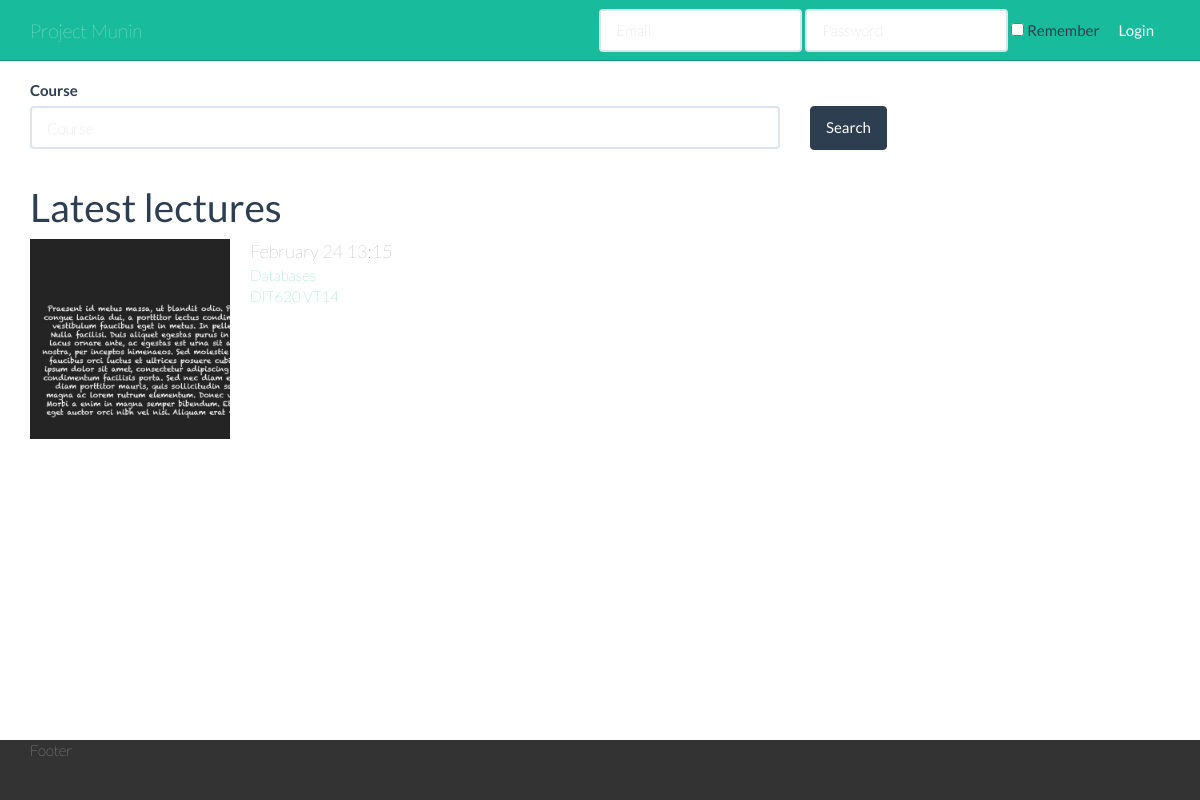
The page / on the database its author committed.
### tables this page shows
CREATE TABLE lectures
(
	finished BOOLEAN NOT NULL,
	time DATETIME NOT NULL,
	course_code VARCHAR(255) NOT NULL,
	course_period VARCHAR(255) NOT NULL,
	lecture_hall_name VARCHAR(255) NOT NULL,
	id INT NOT NULL AUTO_INCREMENT,
	PRIMARY KEY(id),
	FOREIGN KEY(course_code,course_period) REFERENCES courses(code,period),
	FOREIGN KEY(lecture_hall_name) REFERENCES lecture_halls(name)
);

CREATE TABLE lecture_notes
(
	image VARCHAR(255) NOT NULL,
	time DATETIME NOT NULL,
	processed BOOLEAN NOT NULL,
	lecture_id INT  NOT NULL,
	camera_unit_name VARCHAR(255) NOT NULL,
	id INT NOT NULL AUTO_INCREMENT,
	PRIMARY KEY(id),
	FOREIGN KEY(camera_unit_name) REFERENCES camera_units(name),
	FOREIGN KEY(lecture_id) REFERENCES lectures(id)
);

CREATE TABLE courses
(
	name VARCHAR(255) NOT NULL,
	period VARCHAR(255) NOT NULL,
	code VARCHAR(255) NOT NULL,
	PRIMARY KEY(code,period)
);

### application/models/lecture_note_library.php (called while the page is built, shortened)
<?php if ( ! defined('BASEPATH')) exit('No direct script access allowed');
class Lecture_note_library extends CI_Model {
	function get_latest_lectures($count = 10)
	{
		$lectures = $this->db->select()->from('lectures')->get()->result();
		foreach ($lectures as $lecture) {
			$lecture->lecture_note = $this->db->select()->from('lecture_notes')->where('lecture_id', $lecture->id)->order_by('time','desc')->get()->row();
			$lecture->course = $this->db->select()->from('courses')->where('code', $lecture->course_code)->where('period', $lecture->course_period)->get()->row();
		}
		return $lectures;
	}
}

### application/controllers/browse.php (called while the page is built, shortened)
<?php if ( ! defined('BASEPATH')) exit('No direct script access allowed');
class Browse extends MY_Controller {
	function __construct()
	{
		$this->load->model('Lecture_note_library', '', true);
		$this->load->helper('url');
		$this->load->helper('language');
		$this->load->helper('pretty_date');
	}
	public function index()
	{
		$lectures = $this->Lecture_note_library->get_latest_lectures();
		$list_data = array
		(
			'lectures' => $lectures,
		);
		$lecture_list = $this->load->view("elements/lecture_list",$list_data,true);
	}
}

### index.php (called while the page is built, shortened)
<?php
require_once BASEPATH.'core/CodeIgniter.php';

### application/helpers/MY_url_helper.php (called while the page is built, shortened)
<?php  if ( ! defined('BASEPATH')) exit('No direct script access allowed');
if ( ! function_exists('course_url'))
{
	function course_url($course_code,$course_period)
	{
		return site_url("/course/".$course_code."/".$course_period);
	}
}
if ( ! function_exists('lecture_url'))
{
	function lecture_url($lecture_id)
	{
		return site_url("/lecture/".$lecture_id);
	}
}

### application/helpers/pretty_date_helper.php (called while the page is built, shortened)
<?php  if ( ! defined('BASEPATH')) exit('No direct script access allowed');
if ( ! function_exists('pretty_relative_time'))
{
	function pretty_relative_time($time)
	{
		if ($time !== intval($time))
		{
			$time = strtotime($time);
		}
		if ($time < strtotime(date('Y-m-d 00:00:00')) - 60*60*24*3)
		{
			$format = 'F j H:i';
			return date($format, $time);
		}
		return "a few seconds ago";
	}
}

### application/views/elements/lecture_list.php (the view)
<?php foreach($lectures as $lecture): ?>
	<div class="lecture-row">
		<div class="lecture-thumb">
			<a href="<?=lecture_url($lecture->id) ?>">
				<img class="lecture-thumb-img" src="<?=base_url(LECTURE_NOTES.$lecture->lecture_note->image) ?>" />
			</a>
		</div>
		<span class="lecture-row-time"><?=pretty_relative_time($lecture->time) ?></span>
		<a class="lecture-row-course-name" href="<?=course_url($lecture->course->code,$lecture->course->period) ?>"><?=$lecture->course->name ?></span>
		<a class="lecture-row-course-code" href="<?=course_url($lecture->course->code,$lecture->course->period) ?>"><?=$lecture->course->code ?> <?=$lecture->course->period ?></span>
	</div>
<?php endforeach; ?>

### resources/css/main.css (style rules this page uses)
html { position: relative; min-height: 100%; }
body { margin-bottom: 60px; margin-top: 60px; font-weight: 200; }
.lecture-thumb { float: left; width: 200px; height: 200px; overflow: hidden; text-align: center; margin-right: 20px; }
.lecture-thumb img { width: auto; height: 200px; }
.lecture-row-time { display: block; font-size: 18px; color: gray; }
.lecture-row-course-name { display: block; }

### rows shown on the page
lectures: lecture_notes.image (picture), time "February 24 13:15"
courses: name "Databases", code "DIT620", period "VT14"

### other values the page prints
lang('login_remember_label_short', 'remember') "Remember"
lang('search_course_label') "Course"
